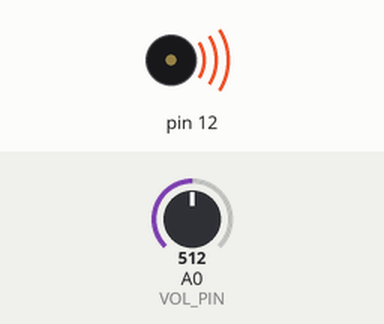
Bench run of a sketch on a simulated Arduino Uno, built with avr-gcc and run on an emulated ATmega328P. Shown: buzzer (waves = sounding). The test bench sets the inputs (shaded band); at power-on: A0 (VOL_PIN) = 512. What the sketch prints to the serial monitor is not drawn.

Above: at 0.1 s.
Timing chart, 0 to 1.6 s (numbered marks = the images above):
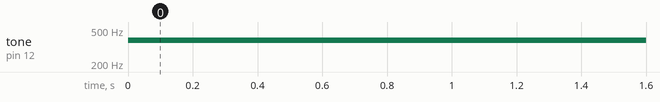

The sketch:

VoltSearchSound.ino
```cpp
const int VOL_PIN = A0;

void setup()
{
   Serial.begin(9600);
   pinMode(12, OUTPUT);
}

void loop()
{

    int value;
    float volt;
  	float sound;


    // Serial.print(millis() - start);        // check on performance in milliseconds
    // Serial.print("\t");                    // tab character for debug windown spacing

    // Serial.print(total1);                  // print sensor output 1
    // Serial.println("\t");

    value = analogRead( VOL_PIN );

    volt = value * 5000.0 / 1023.0;
  	sound = 262 + (volt/5000.0)*232;

    Serial.print( "Value: " );
    Serial.print( value );
    Serial.print( "  Volt: " );
    Serial.print( volt );
    Serial.println("mV");

  	tone(12, sound);

    delay(100);                             // arbitrary delay to limit data to serial port
}
```

Measured:
- by itself, tone on pin 12: silent → 378 Hz at 0.00 s
